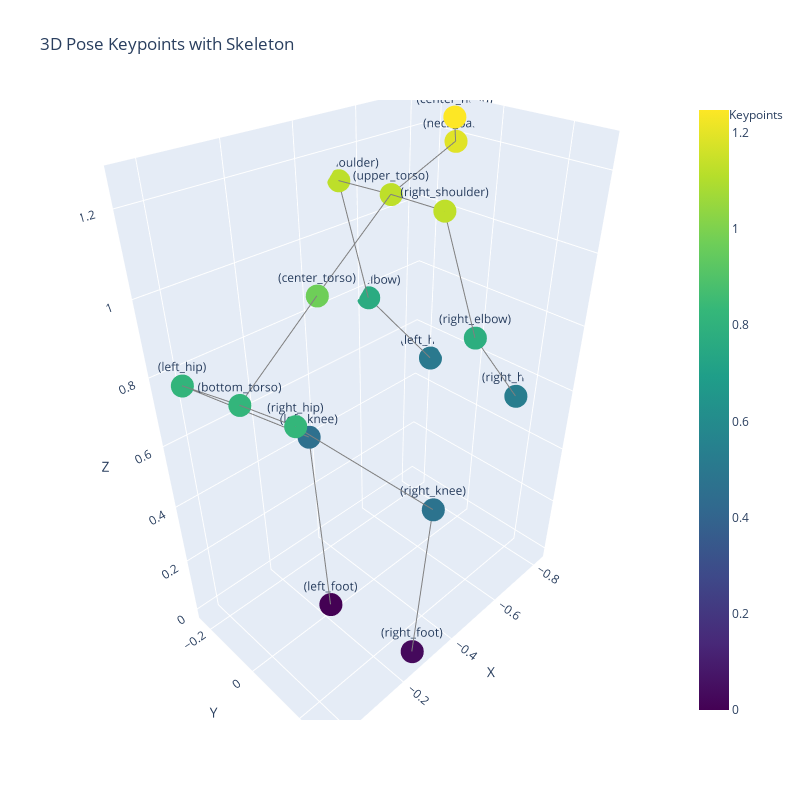

Source (notebook cell):
### Markdown cell above
### Visualization

### Code cell
import plotly.graph_objects as go


to_visualize_keypoints = keypoints.copy()
# Define the connections for the skeleton
# Each tuple represents (start_point_idx, end_point_idx)

# Create figure
fig = go.Figure()

# Add points
fig.add_trace(go.Scatter3d(
    x=to_visualize_keypoints[:, 0],
    y=to_visualize_keypoints[:, 1],
    z=to_visualize_keypoints[:, 2],
    mode='markers+text',
    marker=dict(
        size=8,
        color=keypoints[:, 2],
        colorscale='Viridis',
        showscale=True
    ),
    text=[f'({keypoints_names[i]})' for i, name in enumerate(to_visualize_keypoints)],
    hovertemplate='<b>%{text}</b><br>' +
                  'x: %{x:.3f}<br>' +
                  'y: %{y:.3f}<br>' +
                  'z: %{z:.3f}<br>'
                  ,
    name='Keypoints'
))

# Add lines for skeleton
for connection in skeleton_connections:
    start_idx, end_idx = connection
    fig.add_trace(go.Scatter3d(
        x=[to_visualize_keypoints[start_idx][0], to_visualize_keypoints[end_idx][0]],
        y=[to_visualize_keypoints[start_idx][1], to_visualize_keypoints[end_idx][1]],
        z=[to_visualize_keypoints[start_idx][2], to_visualize_keypoints[end_idx][2]],
        mode='lines',
        line=dict(color='gray', width=2),
        hoverinfo='skip',
        showlegend=False
    ))

# Update layout
fig.update_layout(
    title='3D Pose Keypoints with Skeleton',
    scene=dict(
        xaxis_title = 'X',#'X',
        yaxis_title = 'Y',#'Z',
        zaxis_title = 'Z',#'Y',
        aspectmode='data'
    ),
    width=800,
    height=800
)

# Show the plot
fig.show()

### Figure 1 — Plotly figure (JSON) as saved in the notebook; plotly's stock layout.template omitted (floating-point values rounded to 4 significant figures)
{"data": [{"hovertemplate": "<b>%{text}</b><br>x: %{x:.3f}<br>y: %{y:.3f}<br>z: %{z:.3f}<br>", "marker": {"color": [0.818, 0.8125, 0.4596, 0, 0.8237, 0.4754, 0.02893, 0.9701, 1.126, 1.191, 1.247, 1.128, 0.7802, 0.5261, 1.124, 0.7656, 0.5066], "colorscale": [[0, "#440154"], [0.1111, "#482878"], [0.2222, "#3e4989"], [0.3333, "#31688e"], [0.4444, "#26828e"], [0.5556, "#1f9e89"], [0.6667, "#35b779"], [0.7778, "#6ece58"], [0.8889, "#b5de2b"], [1, "#fde725"]], "showscale": true, "size": 8}, "mode": "markers+text", "name": "Keypoints", "text": ["(bottom_torso)", "(left_hip)", "(left_knee)", "(left_foot)", "(right_hip)", "(right_knee)", "(right_foot)", "(center_torso)", "(upper_torso)", "(neck_base)", "(center_head)", "(right_shoulder)", "(right_elbow)", "(right_hand)", "(left_shoulder)", "(left_elbow)", "(left_hand)"], "type": "scatter3d", "x": [0, 0.04094, -0.3249, -0.2178, -0.03069, -0.3356, -0.2496, -0.2624, -0.5357, -0.8047, -0.8099, -0.5398, -0.6352, -0.8165, -0.5201, -0.621, -0.8251], "y": [0, -0.1594, -0.1813, 0.003255, 0.1493, 0.2731, 0.2981, -0.03835, -0.07428, -0.1061, -0.1187, 0.08987, 0.1334, 0.1596, -0.2411, -0.2419, -0.1753], "z": [0.818, 0.8125, 0.4596, 0, 0.8237, 0.4754, 0.02893, 0.9701, 1.126, 1.191, 1.247, 1.128, 0.7802, 0.5261, 1.124, 0.7656, 0.5066]}, {"hoverinfo": "skip", "line": {"color": "gray", "width": 2}, "mode": "lines", "showlegend": false, "type": "scatter3d", "x": [0, -0.2624], "y": [0, -0.03835], "z": [0.818, 0.9701]}, {"hoverinfo": "skip", "line": {"color": "gray", "width": 2}, "mode": "lines", "showlegend": false, "type": "scatter3d", "x": [-0.2624, -0.5357], "y": [-0.03835, -0.07428], "z": [0.9701, 1.126]}, {"hoverinfo": "skip", "line": {"color": "gray", "width": 2}, "mode": "lines", "showlegend": false, "type": "scatter3d", "x": [-0.5357, -0.8047], "y": [-0.07428, -0.1061], "z": [1.126, 1.191]}, {"hoverinfo": "skip", "line": {"color": "gray", "width": 2}, "mode": "lines", "showlegend": false, "type": "scatter3d", "x": [-0.8047, -0.8099], "y": [-0.1061, -0.1187], "z": [1.191, 1.247]}, {"hoverinfo": "skip", "line": {"color": "gray", "width": 2}, "mode": "lines", "showlegend": false, "type": "scatter3d", "x": [0, 0.04094], "y": [0, -0.1594], "z": [0.818, 0.8125]}, {"hoverinfo": "skip", "line": {"color": "gray", "width": 2}, "mode": "lines", "showlegend": false, "type": "scatter3d", "x": [0.04094, -0.3249], "y": [-0.1594, -0.1813], "z": [0.8125, 0.4596]}, {"hoverinfo": "skip", "line": {"color": "gray", "width": 2}, "mode": "lines", "showlegend": false, "type": "scatter3d", "x": [-0.3249, -0.2178], "y": [-0.1813, 0.003255], "z": [0.4596, 0]}, {"hoverinfo": "skip", "line": {"color": "gray", "width": 2}, "mode": "lines", "showlegend": false, "type": "scatter3d", "x": [0, -0.03069], "y": [0, 0.1493], "z": [0.818, 0.8237]}, {"hoverinfo": "skip", "line": {"color": "gray", "width": 2}, "mode": "lines", "showlegend": false, "type": "scatter3d", "x": [-0.03069, -0.3356], "y": [0.1493, 0.2731], "z": [0.8237, 0.4754]}, {"hoverinfo": "skip", "line": {"color": "gray", "width": 2}, "mode": "lines", "showlegend": false, "type": "scatter3d", "x": [-0.3356, -0.2496], "y": [0.2731, 0.2981], "z": [0.4754, 0.02893]}, {"hoverinfo": "skip", "line": {"color": "gray", "width": 2}, "mode": "lines", "showlegend": false, "type": "scatter3d", "x": [-0.5357, -0.5201], "y": [-0.07428, -0.2411], "z": [1.126, 1.124]}, {"hoverinfo": "skip", "line": {"color": "gray", "width": 2}, "mode": "lines", "showlegend": false, "type": "scatter3d", "x": [-0.5201, -0.621], "y": [-0.2411, -0.2419], "z": [1.124, 0.7656]}, {"hoverinfo": "skip", "line": {"color": "gray", "width": 2}, "mode": "lines", "showlegend": false, "type": "scatter3d", "x": [-0.621, -0.8251], "y": [-0.2419, -0.1753], "z": [0.7656, 0.5066]}, {"hoverinfo": "skip", "line": {"color": "gray", "width": 2}, "mode": "lines", "showlegend": false, "type": "scatter3d", "x": [-0.5357, -0.5398], "y": [-0.07428, 0.08987], "z": [1.126, 1.128]}, {"hoverinfo": "skip", "line": {"color": "gray", "width": 2}, "mode": "lines", "showlegend": false, "type": "scatter3d", "x": [-0.5398, -0.6352], "y": [0.08987, 0.1334], "z": [1.128, 0.7802]}, {"hoverinfo": "skip", "line": {"color": "gray", "width": 2}, "mode": "lines", "showlegend": false, "type": "scatter3d", "x": [-0.6352, -0.8165], "y": [0.1334, 0.1596], "z": [0.7802, 0.5261]}], "layout": {"height": 800, "scene": {"aspectmode": "data", "xaxis": {"title": {"text": "X"}}, "yaxis": {"title": {"text": "Y"}}, "zaxis": {"title": {"text": "Z"}}}, "title": {"text": "3D Pose Keypoints with Skeleton"}, "width": 800}}
